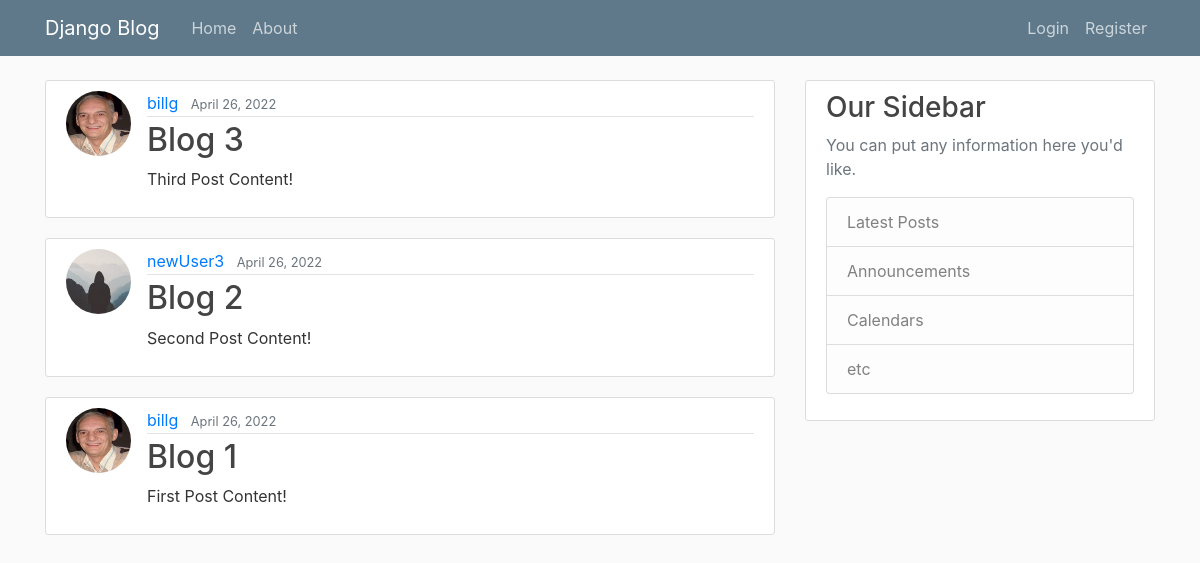
The app's page /, older data.
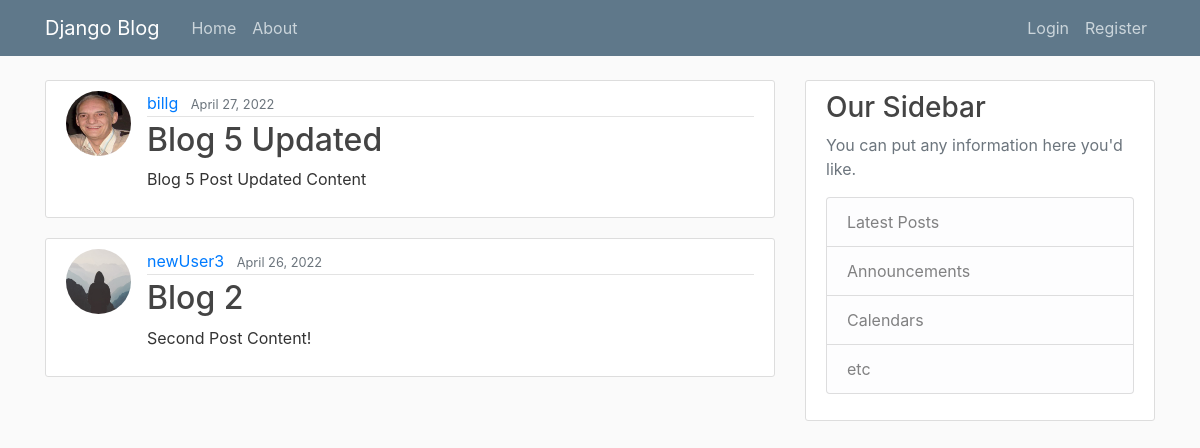
The same page, newer data.
### blog/models.py (models this page shows, shortened)
class Post(models.Model):
	title = models.CharField(max_length=100)
	content = models.TextField()
	date_posted = models.DateTimeField(default=timezone.now)
	author = models.ForeignKey(User, on_delete=models.CASCADE)

### users/models.py (models this page shows, shortened)
class Profile(models.Model):
	user = models.OneToOneField(User, on_delete=models.CASCADE)
	image = models.ImageField(default='default.jpg', upload_to='profile_pics')

### blog/views.py (the view)
# urls.py: path('', PostListView.as_view(), name='blog-home'),
class PostListView(ListView):
	model = Post
	template_name = 'blog/home.html' # <app>/<model>_<viewtype>.html
	context_object_name = 'posts'
	ordering = ['-date_posted'] # order posts newest to oldest
	paginate_by = 5

### blog/templates/blog/home.html
{% extends 'blog/base.html' %}
{% block content %}
	{% for post in posts %}
		<article class="media content-section">
			<img class="rounded-circle article-img" src="{{ post.author.profile.image.url }}">
		  	<div class="media-body">
		    	<div class="article-metadata">
		      		<a class="mr-2" href="#">{{ post.author }}</a>
		      		<small class="text-muted">{{ post.date_posted|date:"F d, Y" }}</small>
		    	</div>
		    	<h2><a class="article-title" href="{% url 'post-detail' post.id %}">{{ post.title }}</a></h2>
		    	<p class="article-content">{{ post.content }}</p>
		  	</div>
		</article>
	{% endfor %}
{% endblock content %}

Row changes from the older to the newer data that the page shows:
removed Post: author.profile.image (picture), author "billg", date_posted "April 26, 2022", title "Blog 3", content "Third Post Content!"
removed Post: author.profile.image (picture), author "billg", date_posted "April 26, 2022", title "Blog 1", content "First Post Content!"
added Post: author.profile.image (picture), author "billg", date_posted "April 27, 2022", title "Blog 5 Updated", content "Blog 5 Post Updated Content"
